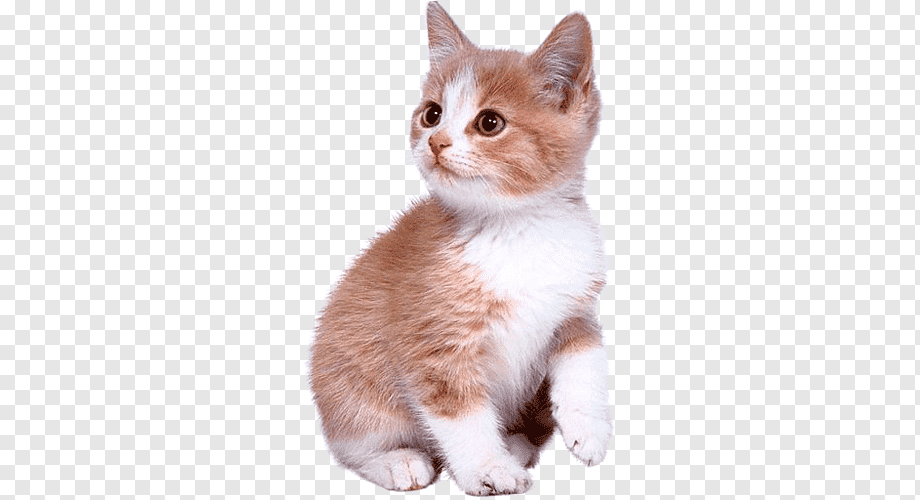
#> input picture img.png, 920 x 500 px
$ python example.py
#> lines starting #> are read from the running program, lines starting #| are printed output that depends on the picture
#> the answer given: 1
import cv2
import numpy as np
import types
#
# converting types to binary
# [73 lines left out: functions msg_to_bin, hide_data, show_data, not called in this run]

# defining function to encode data into Image
def encodeText():
    img_name = input("Enter image name (with extension): ")
#> the answer given: img.png
    # reading the input image using OpenCV-Python
    img = cv2.imread(img_name)
#> img is the input picture: shape (500, 920, 3); mean B, G, R 225.6, 226.1, 232.8

    # printing the details of the image
    print("The shape of the image is: ", img.shape) # checking the image shape to calculate the number of bytes in it
#| The shape of the image is:  (500, 920, 3)
    print("The original image is as shown below: ")
    # resizing the image as per the need
    resizedImg = cv2.resize(img, (500, 500))
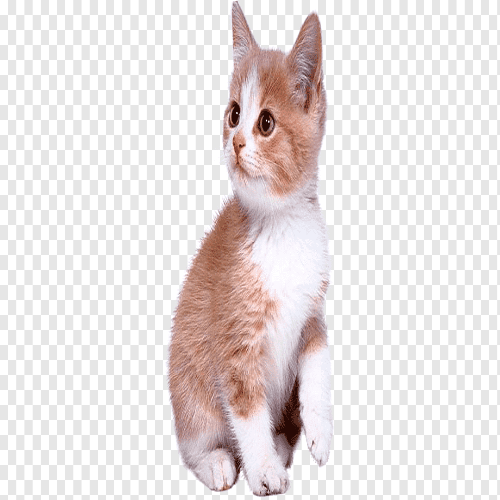
#> resizedImg: shape (500, 500, 3); mean B, G, R 225.6, 226.1, 232.8
    # displaying the image
    cv2.imshow("hello", resizedImg)

#> (the run stopped early here; a loop or call above may not have finished)

$ run again, on encoded.png
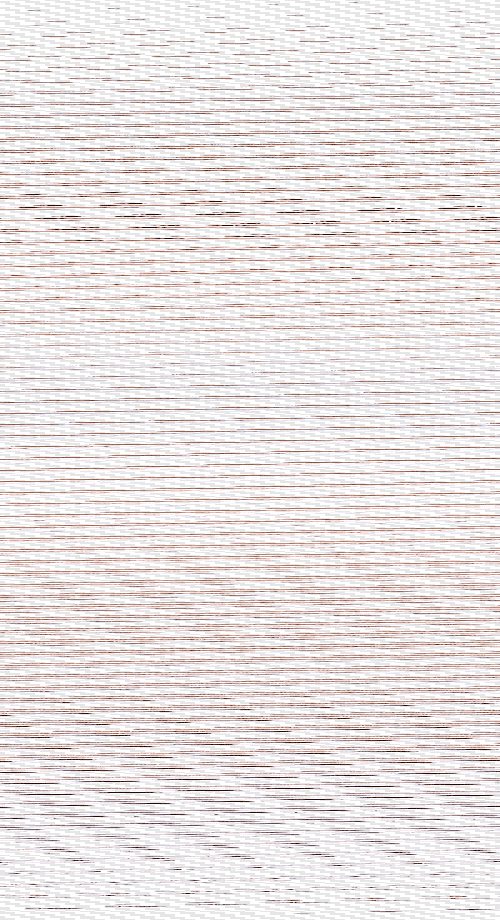
#> input picture encoded.png, 500 x 920 px
#> in encodeText, img is the input picture: shape (920, 500, 3); mean B, G, R 225.6, 226.1, 232.8
#| The shape of the image is:  (920, 500, 3)
#> in encodeText, `resizedImg = cv2.resize(img, (500, 500))`:
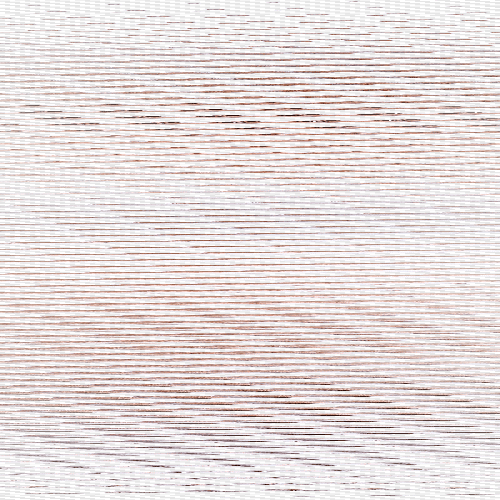
#> resizedImg: shape (500, 500, 3); mean B, G, R 219.7, 220.3, 229.3
